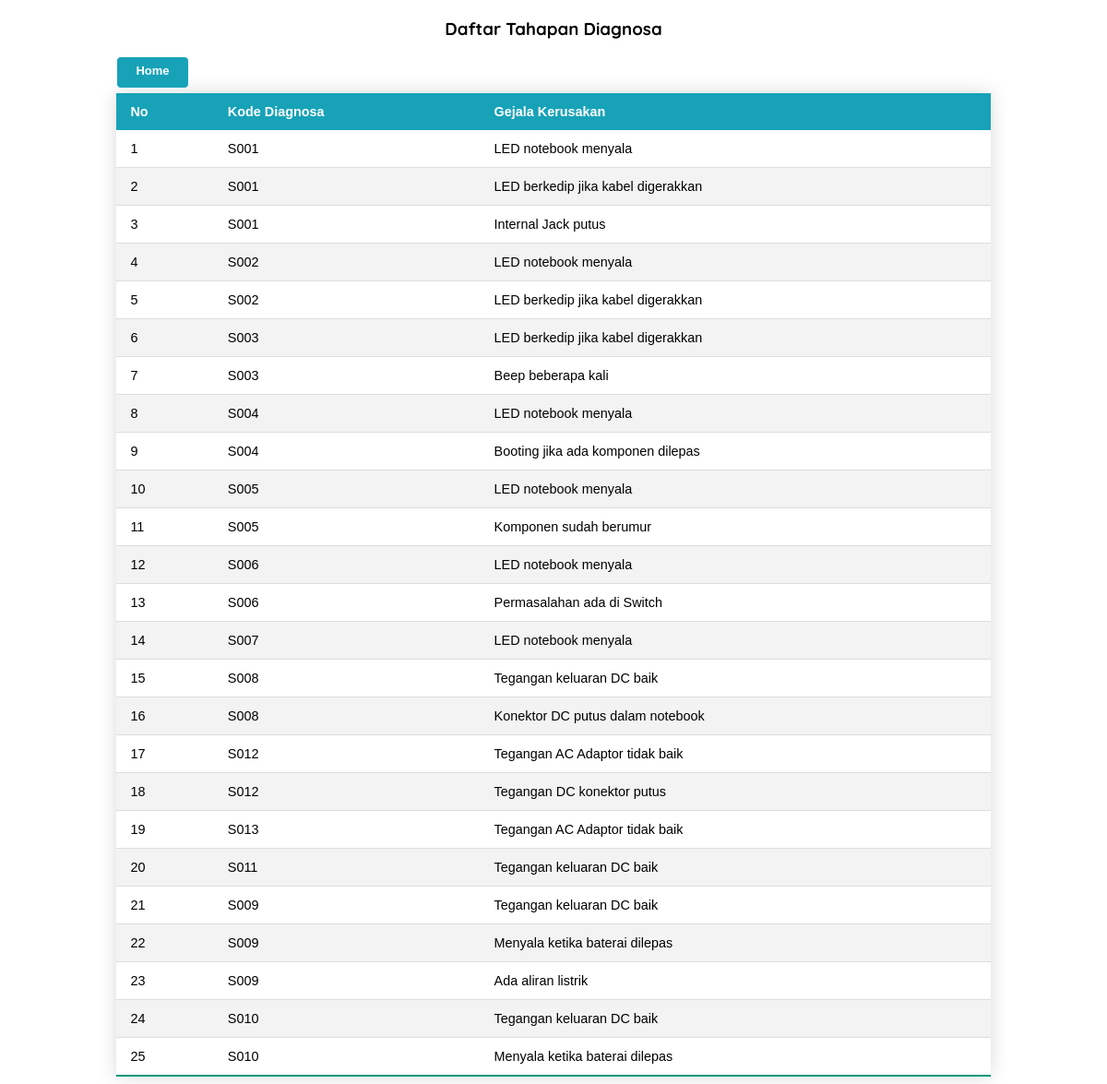
The app's page /read_tahapan_diagnosa.php with its own data.
### tables this page shows
CREATE TABLE `tb_kesimpulan` (
  `kode_kesimpulan` int(11) NOT NULL,
  `solusi` varchar(250) NOT NULL,
  `fakta` varchar(100) NOT NULL,
  `oleh` varchar(100) NOT NULL,
  `status` varchar(100) NOT NULL
);

### read_tahapan_diagnosa.php (the view, shortened to what this page needs)
<!doctype html>
<html>
<head>
<link rel="stylesheet" href="assets/css/style.css">
</head>
<body>
	<div class="container">
        <h3 class="title">Daftar Tahapan Diagnosa</h3>
        <a class="button" href="index.php">Home</a>
		<table class="styled-table">
			<thead>
				<th>No</th>
				<th>Kode Diagnosa</th>
				<th>Gejala Kerusakan</th>
			</thead>
			<tbody>
				<?php
				include "koneksi.php";
				$no = 1;
				$sql = "SELECT * FROM tb_kesimpulan";
				$query = mysqli_query($connect,$sql);
				while($data = mysqli_fetch_array($query)){
				?>
				<tr>
				<td><?php echo "$no"; ?></td>
				<td><?php echo "$data[solusi]"; ?></td>
				<td><?php echo "$data[fakta]"; ?></td>
				</tr>
				<?php
					$no++;
				}
				?>
			</tbody>
		</table>
	</div>
</body>
</html>

### assets/css/style.css (style rules this page uses)
body { font-family: 'Quicksand', sans-serif; text-align: justify; }
.button { background: #17a2b8; border: 1px solid; border-radius: 5px; font: 700 13px sans-serif; height: 35px; line-height: 30px; text-align: center; box-sizing: border-box; padding: 0 20px; margin-bottom: 5px; }
.container a { color: #ffff; text-decoration: none; float: left; }
.title { text-align: center; }
.container { width: 80%; margin: auto; }
.styled-table { border-collapse: collapse; margin: auto; font-size: 0.9em; font-family: sans-serif; min-width: 400px; box-shadow: 0 0 20px rgba(0, 0, 0, 0.15); width: 100%; }
.styled-table th, .styled-table td { padding: 12px 15px; }
.styled-table tbody tr { border-bottom: 1px solid #dddddd; }
.styled-table tbody tr:nth-of-type(even) { background-color: #f3f3f3; }
.styled-table tbody tr:last-of-type { border-bottom: 2px solid #009879; }

### records on screen
tb_kesimpulan: solusi "S001", fakta "LED notebook menyala"
tb_kesimpulan: solusi "S001", fakta "LED berkedip jika kabel digerakkan"
tb_kesimpulan: solusi "S001", fakta "Internal Jack putus"
tb_kesimpulan: solusi "S002", fakta "LED notebook menyala"
tb_kesimpulan: solusi "S002", fakta "LED berkedip jika kabel digerakkan"
tb_kesimpulan: solusi "S003", fakta "LED berkedip jika kabel digerakkan"
tb_kesimpulan: solusi "S003", fakta "Beep beberapa kali"
tb_kesimpulan: solusi "S004", fakta "LED notebook menyala"
tb_kesimpulan: solusi "S004", fakta "Booting jika ada komponen dilepas"
tb_kesimpulan: solusi "S005", fakta "LED notebook menyala"
tb_kesimpulan: solusi "S005", fakta "Komponen sudah berumur"
tb_kesimpulan: solusi "S006", fakta "LED notebook menyala"
tb_kesimpulan: solusi "S006", fakta "Permasalahan ada di Switch"
tb_kesimpulan: solusi "S007", fakta "LED notebook menyala"
tb_kesimpulan: solusi "S008", fakta "Tegangan keluaran DC baik"
tb_kesimpulan: solusi "S008", fakta "Konektor DC putus dalam notebook"
tb_kesimpulan: solusi "S012", fakta "Tegangan AC Adaptor tidak baik"
tb_kesimpulan: solusi "S012", fakta "Tegangan DC konektor putus"
tb_kesimpulan: solusi "S013", fakta "Tegangan AC Adaptor tidak baik"
tb_kesimpulan: solusi "S011", fakta "Tegangan keluaran DC baik"
tb_kesimpulan: solusi "S009", fakta "Tegangan keluaran DC baik"
tb_kesimpulan: solusi "S009", fakta "Menyala ketika baterai dilepas"
tb_kesimpulan: solusi "S009", fakta "Ada aliran listrik"
tb_kesimpulan: solusi "S010", fakta "Tegangan keluaran DC baik"
tb_kesimpulan: solusi "S010", fakta "Menyala ketika baterai dilepas"
